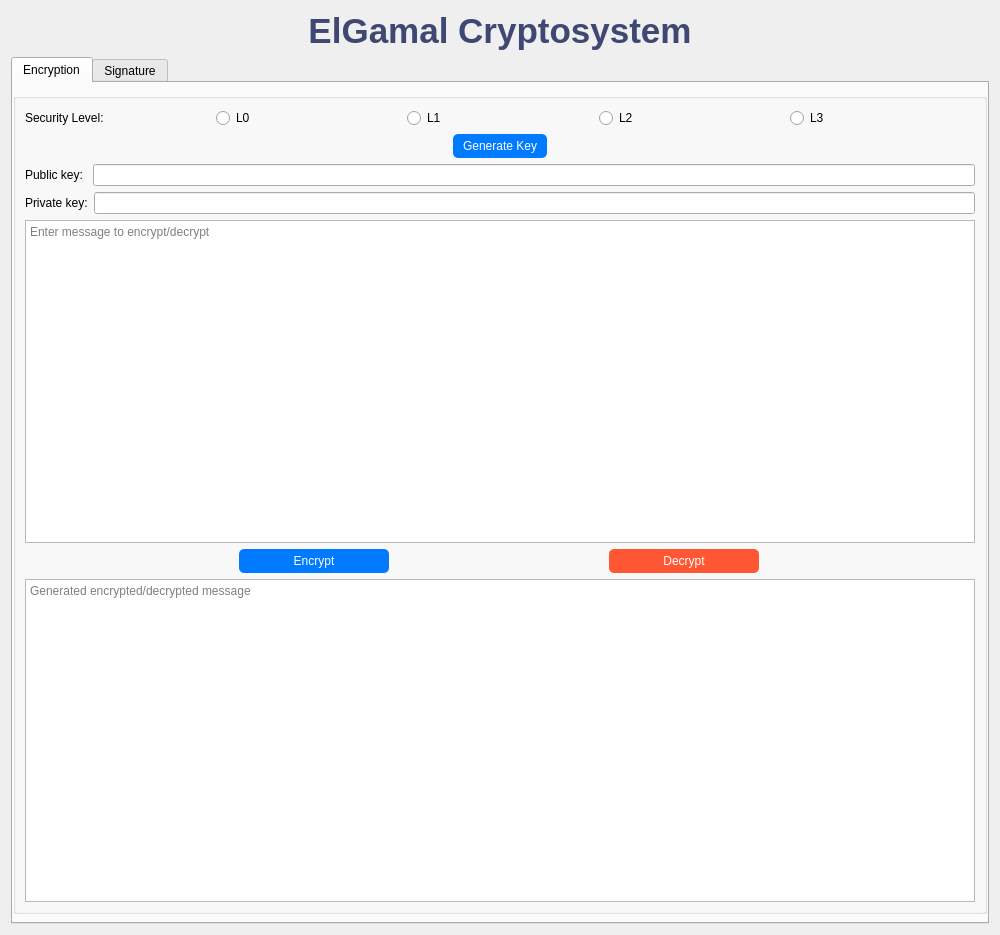
<?xml version="1.0" encoding="UTF-8"?>
<ui version="4.0">
 <class>PKC_Encryption_Schemes</class>
 <widget class="QWidget" name="PKC_Encryption_Schemes">
  <property name="geometry">
   <rect>
    <x>0</x>
    <y>0</y>
    <width>1000</width>
    <height>935</height>
   </rect>
  </property>
  <property name="windowTitle">
   <string>PKC: Encryption Schemes</string>
  </property>
  <layout class="QVBoxLayout" name="mainLayout">
   <item>
    <widget class="QLabel" name="mainTitle">
     <property name="styleSheet">
      <string>font-size: 35px; font-weight: bold; color: #3f4773;</string>
     </property>
     <property name="text">
      <string>ElGamal Cryptosystem</string>
     </property>
     <property name="alignment">
      <set>Qt::AlignmentFlag::AlignCenter</set>
     </property>
    </widget>
   </item>
   <item>
    <widget class="QTabWidget" name="tabWidget">
     <property name="currentIndex">
      <number>0</number>
     </property>
     <widget class="QWidget" name="tab">
      <attribute name="title">
       <string>Encryption</string>
      </attribute>
      <widget class="QGroupBox" name="rsaGroup">
       <property name="geometry">
        <rect>
         <x>0</x>
         <y>10</y>
         <width>974</width>
         <height>821</height>
        </rect>
       </property>
       <layout class="QVBoxLayout" name="rsaLayout">
        <item>
         <layout class="QHBoxLayout" name="rsaSecurityLevelLayout">
          <item>
           <widget class="QLabel" name="rsaSecurityLevelLabel">
            <property name="text">
             <string>Security Level:</string>
            </property>
           </widget>
          </item>
          <item>
           <widget class="QRadioButton" name="rsaL0RadioButton">
            <property name="text">
             <string>L0</string>
            </property>
            <attribute name="buttonGroup">
             <string notr="true">selSecLevEnc</string>
            </attribute>
           </widget>
          </item>
          <item>
           <widget class="QRadioButton" name="rsaL1RadioButton">
            <property name="text">
             <string>L1</string>
            </property>
            <attribute name="buttonGroup">
             <string notr="true">selSecLevEnc</string>
            </attribute>
           </widget>
          </item>
          <item>
           <widget class="QRadioButton" name="rsaL2RadioButton">
            <property name="text">
             <string>L2</string>
            </property>
            <attribute name="buttonGroup">
             <string notr="true">selSecLevEnc</string>
            </attribute>
           </widget>
          </item>
          <item>
           <widget class="QRadioButton" name="rsaL3RadioButton">
            <property name="text">
             <string>L3</string>
            </property>
            <attribute name="buttonGroup">
             <string notr="true">selSecLevEnc</string>
            </attribute>
           </widget>
          </item>
         </layout>
        </item>
        <item>
         <layout class="QHBoxLayout" name="generateRsaKeyLayout">
          <item>
           <spacer name="leftSpacer">
            <property name="orientation">
             <enum>Qt::Orientation::Horizontal</enum>
            </property>
            <property name="sizeType">
             <enum>QSizePolicy::Policy::Expanding</enum>
            </property>
            <property name="sizeHint" stdset="0">
             <size>
              <width>0</width>
              <height>0</height>
             </size>
            </property>
           </spacer>
          </item>
          <item>
           <widget class="QPushButton" name="generateRsaKeyButton">
            <property name="styleSheet">
             <string notr="true">background-color: #007BFF; color: white; padding: 5px 10px; border-radius: 5px;</string>
            </property>
            <property name="text">
             <string>Generate Key</string>
            </property>
           </widget>
          </item>
          <item>
           <spacer name="rightSpacer">
            <property name="orientation">
             <enum>Qt::Orientation::Horizontal</enum>
            </property>
            <property name="sizeType">
             <enum>QSizePolicy::Policy::Expanding</enum>
            </property>
            <property name="sizeHint" stdset="0">
             <size>
              <width>0</width>
              <height>0</height>
             </size>
            </property>
           </spacer>
          </item>
         </layout>
        </item>
        <item>
         <layout class="QFormLayout" name="rsaParametersLayout">
          <item row="0" column="0">
           <widget class="QLabel" name="rsaExponentLabel">
            <property name="text">
             <string>Public key: </string>
            </property>
           </widget>
          </item>
          <item row="0" column="1">
           <widget class="QLineEdit" name="rsaExponentInput"/>
          </item>
         </layout>
        </item>
        <item>
         <layout class="QHBoxLayout" name="horizontalLayout">
          <item>
           <widget class="QLabel" name="label">
            <property name="text">
             <string>Private key:</string>
            </property>
           </widget>
          </item>
          <item>
           <widget class="QLineEdit" name="lineEdit"/>
          </item>
         </layout>
        </item>
        <item>
         <widget class="QTextEdit" name="inputText">
          <property name="placeholderText">
           <string>Enter message to encrypt/decrypt</string>
          </property>
         </widget>
        </item>
        <item>
         <layout class="QHBoxLayout" name="encryptDecryptButtonsLayout">
          <item>
           <widget class="QPushButton" name="encryptButton">
            <property name="maximumSize">
             <size>
              <width>150</width>
              <height>30</height>
             </size>
            </property>
            <property name="styleSheet">
             <string>background-color: #007BFF; color: white; padding: 5px 10px; border-radius: 5px;</string>
            </property>
            <property name="text">
             <string>Encrypt</string>
            </property>
           </widget>
          </item>
          <item>
           <widget class="QPushButton" name="decryptButton">
            <property name="maximumSize">
             <size>
              <width>150</width>
              <height>30</height>
             </size>
            </property>
            <property name="styleSheet">
             <string>background-color: #FF5733; color: white; padding: 5px 10px; border-radius: 5px;</string>
            </property>
            <property name="text">
             <string>Decrypt</string>
            </property>
           </widget>
          </item>
         </layout>
        </item>
        <item>
         <widget class="QTextEdit" name="outputText">
          <property name="readOnly">
           <bool>true</bool>
          </property>
          <property name="placeholderText">
           <string>Generated encrypted/decrypted message</string>
          </property>
         </widget>
        </item>
       </layout>
      </widget>
     </widget>
     <widget class="QWidget" name="tab_2">
      <attribute name="title">
       <string>Signature</string>
      </attribute>
      <widget class="QGroupBox" name="rsaGroup">
       <property name="geometry">
        <rect>
         <x>0</x>
         <y>10</y>
         <width>974</width>
         <height>821</height>
        </rect>
       </property>
       <layout class="QVBoxLayout" name="rsaLayout">
        <item>
         <layout class="QHBoxLayout" name="rsaSecurityLevelLayout">
          <item>
           <widget class="QLabel" name="rsaSecurityLevelLabel">
            <property name="text">
             <string>Security Level:</string>
            </property>
           </widget>
          </item>
          <item>
           <widget class="QRadioButton" name="rsaL0RadioButton">
            <property name="text">
             <string>L0</string>
            </property>
            <attribute name="buttonGroup">
             <string notr="true">selSecLevSig</string>
            </attribute>
           </widget>
          </item>
          <item>
           <widget class="QRadioButton" name="rsaL1RadioButton">
            <property name="text">
             <string>L1</string>
            </property>
            <attribute name="buttonGroup">
             <string notr="true">selSecLevSig</string>
            </attribute>
           </widget>
          </item>
          <item>
           <widget class="QRadioButton" name="rsaL2RadioButton">
            <property name="text">
             <string>L2</string>
            </property>
            <attribute name="buttonGroup">
             <string notr="true">selSecLevSig</string>
            </attribute>
           </widget>
          </item>
          <item>
           <widget class="QRadioButton" name="rsaL3RadioButton">
            <property name="text">
             <string>L3</string>
            </property>
            <attribute name="buttonGroup">
             <string notr="true">selSecLevSig</string>
            </attribute>
           </widget>
          </item>
         </layout>
        </item>
        <item>
         <layout class="QHBoxLayout" name="generateRsaKeyLayout">
          <item>
           <spacer name="leftSpacer">
            <property name="orientation">
             <enum>Qt::Orientation::Horizontal</enum>
            </property>
            <property name="sizeType">
             <enum>QSizePolicy::Policy::Expanding</enum>
            </property>
            <property name="sizeHint" stdset="0">
             <size>
              <width>0</width>
              <height>0</height>
             </size>
            </property>
           </spacer>
          </item>
          <item>
           <widget class="QPushButton" name="generateRsaKeyButton">
            <property name="styleSheet">
             <string notr="true">background-color: #007BFF; color: white; padding: 5px 10px; border-radius: 5px;</string>
            </property>
            <property name="text">
             <string>Generate Key</string>
            </property>
           </widget>
          </item>
          <item>
           <spacer name="rightSpacer">
            <property name="orientation">
             <enum>Qt::Orientation::Horizontal</enum>
            </property>
            <property name="sizeType">
             <enum>QSizePolicy::Policy::Expanding</enum>
            </property>
            <property name="sizeHint" stdset="0">
             <size>
              <width>0</width>
              <height>0</height>
             </size>
            </property>
           </spacer>
          </item>
         </layout>
        </item>
        <item>
         <layout class="QFormLayout" name="rsaParametersLayout">
          <item row="0" column="0">
           <widget class="QLabel" name="rsaExponentLabel">
            <property name="text">
             <string>Public key: </string>
            </property>
           </widget>
          </item>
          <item row="0" column="1">
           <widget class="QLineEdit" name="rsaExponentInput"/>
          </item>
         </layout>
        </item>
        <item>
         <layout class="QHBoxLayout" name="horizontalLayout">
          <item>
           <widget class="QLabel" name="label">
            <property name="text">
             <string>Private key:</string>
            </property>
           </widget>
          </item>
          <item>
           <widget class="QLineEdit" name="lineEdit"/>
          </item>
         </layout>
        </item>
        <item>
         <widget class="QTextEdit" name="inputText">
          <property name="placeholderText">
           <string>Enter message to sign/verify</string>
          </property>
         </widget>
        </item>
        <item>
         <widget class="QTextEdit" name="inputText">
          <property name="placeholderText">
           <string>Enter signature (for verification only)</string>
          </property>
         </widget>
        </item>
        <item>
         <layout class="QHBoxLayout" name="encryptDecryptButtonsLayout">
          <item>
           <widget class="QPushButton" name="encryptButton">
            <property name="maximumSize">
             <size>
              <width>150</width>
              <height>30</height>
             </size>
            </property>
            <property name="styleSheet">
             <string>background-color: #007BFF; color: white; padding: 5px 10px; border-radius: 5px;</string>
            </property>
            <property name="text">
             <string>Sign</string>
            </property>
           </widget>
          </item>
          <item>
           <widget class="QPushButton" name="decryptButton">
            <property name="maximumSize">
             <size>
              <width>150</width>
              <height>30</height>
             </size>
            </property>
            <property name="styleSheet">
             <string>background-color: #FF5733; color: white; padding: 5px 10px; border-radius: 5px;</string>
            </property>
            <property name="text">
             <string>Verify</string>
            </property>
           </widget>
          </item>
         </layout>
        </item>
        <item>
         <widget class="QTextEdit" name="outputText">
          <property name="readOnly">
           <bool>true</bool>
          </property>
          <property name="placeholderText">
           <string>Generated signature/verification result</string>
          </property>
         </widget>
        </item>
       </layout>
      </widget>
     </widget>
    </widget>
   </item>
  </layout>
 </widget>
 <resources/>
 <connections/>
 <buttongroups>
  <buttongroup name="selSecLevEnc"/>
  <buttongroup name="selSecLevSig"/>
 </buttongroups>
</ui>
